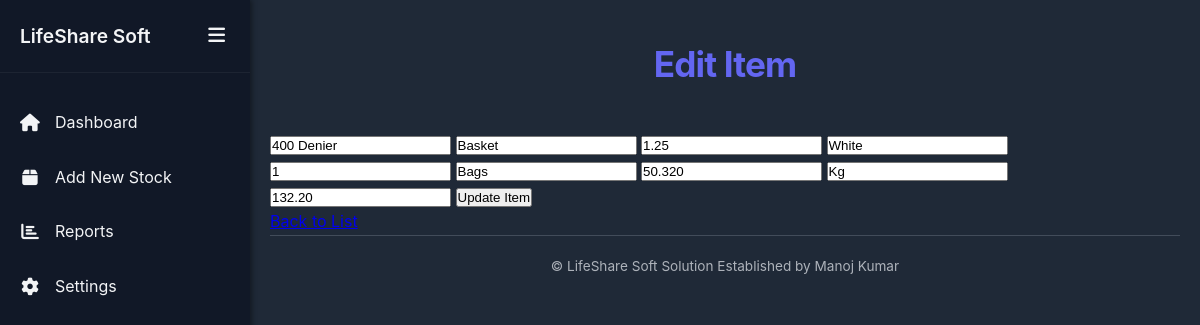
/edit/15, run on the app's committed database.
### app.py (models this page shows)
class Items(db.Model):
    id = db.Column(db.Integer, primary_key=True)
    item_number = db.Column(db.Integer, unique=True, nullable=False)
    denier = db.Column(db.String(100), nullable=False)
    item = db.Column(db.String(100), nullable=False)
    size = db.Column(db.Text, nullable=False)
    colour = db.Column(db.String(100), nullable=False)
    quantity = db.Column(db.String(100), nullable=False)
    unit = db.Column(db.String(100), nullable=False)
    quantity1 = db.Column(db.String(100), nullable=False)
    unit1 = db.Column(db.String(100), nullable=False)
    price = db.Column(db.String(100), nullable=False)
    date_created = db.Column(db.DateTime, default=datetime.utcnow)

### app.py (the view)
@app.route('/edit/<int:item_id>')
def edit_item(item_id):
    item_to_edit = Items.query.get_or_404(item_id)
    return render_template('edit.html', item=item_to_edit)

### templates/edit.html (shortened to what this page needs)
{% extends "base.html" %}
{% block content %}
    <h1>Edit Item</h1>
    <form method="POST" action="{{ url_for('update_item', item_id=item.id) }}">
        <input type="text" name="denier" value="{{ item.denier }}" placeholder="Denier" required>
        <input type="text" name="item" value="{{ item.item }}" placeholder="Item Name" required>
        <input type="text" name="size" value="{{ item.size }}" placeholder="Size" required>
        <input type="text" name="colour" value="{{ item.colour }}" placeholder="Color" required>
        <input type="number" name="nos" value="{{ item.quantity }}" placeholder="Roll/Bag" required>
        <input type="List" name="unit" value="{{ item.unit }}" placeholder="Unit" required>
        <input type="number" name="quantity1" value="{{ item.quantity1 }}" placeholder="Quantity 2" step='0.001' required>
        <input type="text" name="unit1" value="{{ item.unit1 }}" placeholder="Unit 2" required>
        <input type="number" name="price" value="{{ item.price }}" step="0.01" placeholder="Price" step='0.01' required>
        <input type="submit" value="Update Item">
    </form>
    <div>
    <div class="button-group">
        <a href="{{ url_for('index') }}" class="back-btn">Back to List</a>
    </div>
{% endblock %}

### static/css/main.css (style rules this page uses)
:root { --primary-color: #6366f1; --primary-hover: #4f46e5; --secondary-color: #d1d5db; --background-color: #1f2937; --card-background: #374151; --text-color: #f3f4f6; --border-color: #4b5563; --shadow-sm: 0 2px 8px rgba(0, 0, 0, 0.2); --shadow-md: 0 4px 16px rgba(0, 0, 0, 0.3); --border-radius: 8px; --transition: all 0.3s ease; }
* { margin: 0; padding: 0; box-sizing: border-box; }
body { display: flex; margin: 0; min-height: 100vh; background-color: var(--background-color); color: var(--text-color); font-family: 'Inter', -apple-system, BlinkMacSystemFont, 'Segoe UI', Roboto, sans-serif; line-height: 1.6; font-size: 16px; overflow-x: hidden; }
h1 { font-size: 2.2rem; font-weight: 700; color: var(--primary-color); text-align: center; margin-bottom: 2.5rem; letter-spacing: -0.025em; padding-top: 1rem; }

### data on the page
Items: denier "400 Denier", item "Basket", size "1.25", colour "White", nos "1", unit "Bags", quantity1 "50.320", unit1 "Kg", price "132.20"
